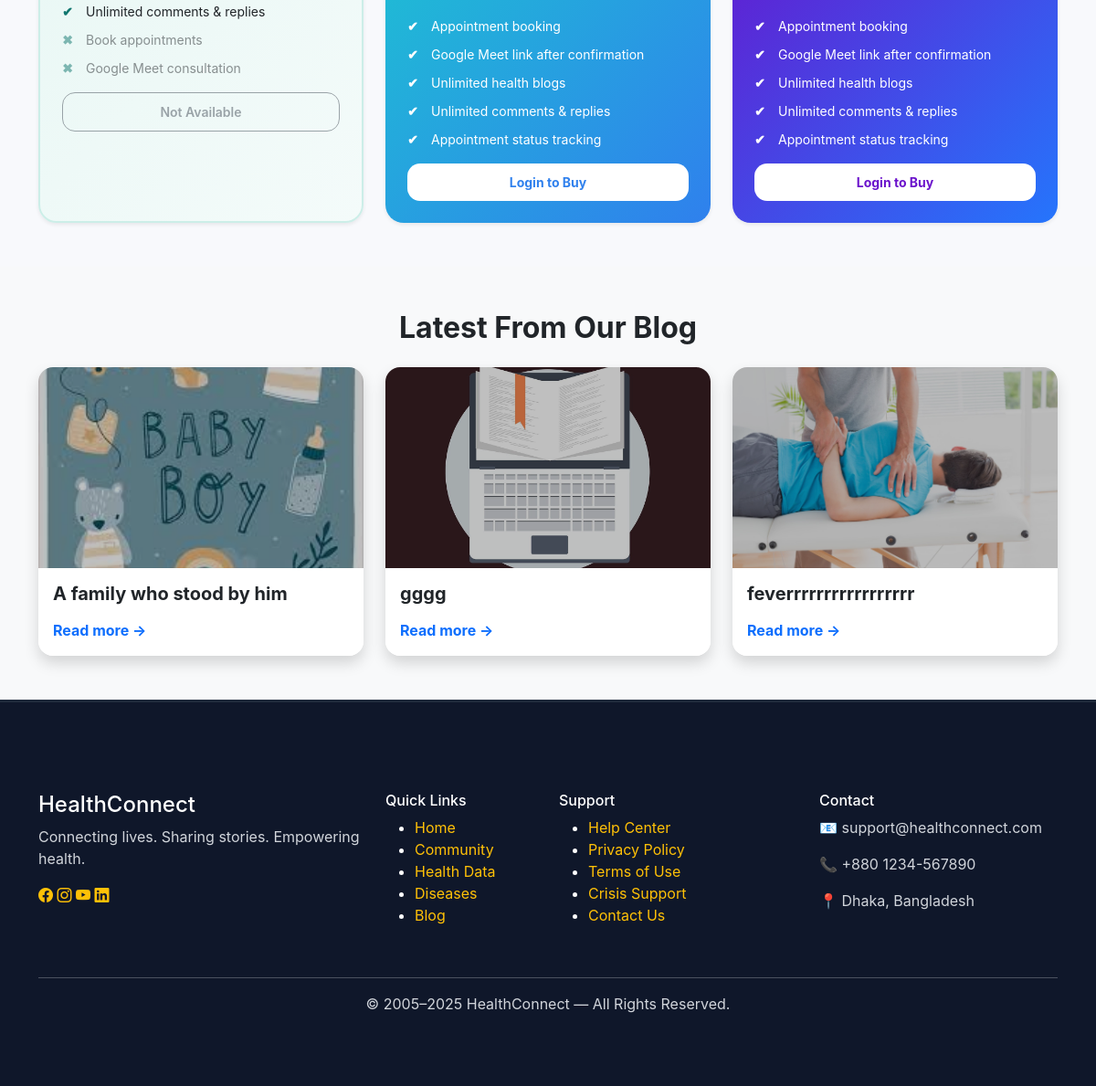
Before: / (lower part) with the older database file.
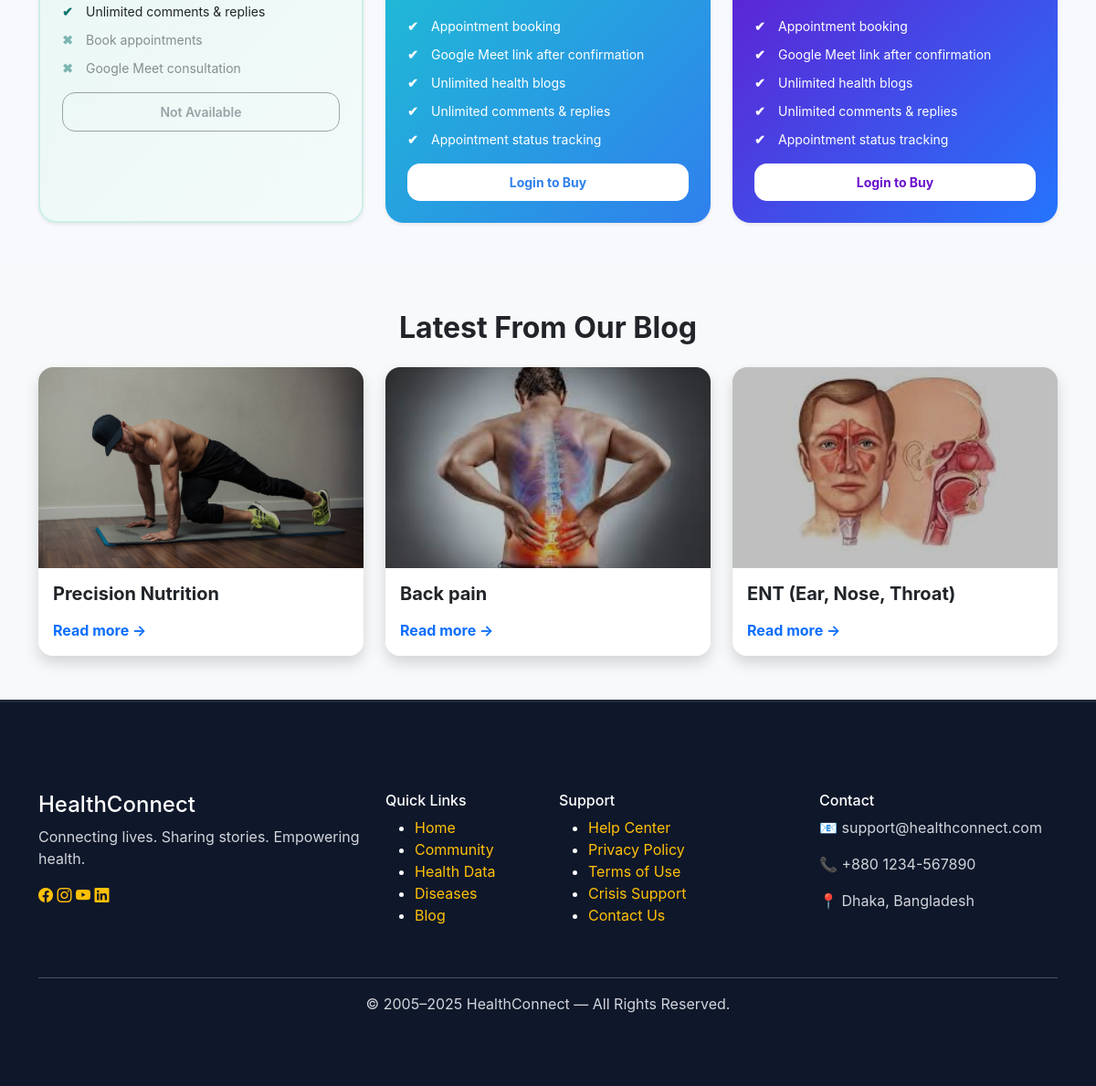
After: the same page with the newer database file.
### subscriptions/models.py (models this page shows, shortened)
class SubscriptionPlan(models.Model):
    PLAN_CHOICES = (
        ("premium_6", "Premium 6 Months"),
        ("premium_12", "Premium 12 Months"),
    )
    name = models.CharField(max_length=20, choices=PLAN_CHOICES, unique=True)
    price = models.DecimalField(max_digits=8, decimal_places=2)
    duration_months = models.PositiveIntegerField()

### blog/models.py (models this page shows, shortened)
class BlogPost(models.Model):
    author = models.ForeignKey(
        settings.AUTH_USER_MODEL,
        on_delete=models.CASCADE,
        related_name="posts"
    )
    title = models.CharField(max_length=200)
    content = RichTextField(blank=True, null=True)
    description = models.TextField(blank=True, null=True)
    photo = models.ImageField(upload_to="blog_photos/", blank=True, null=True)
    category = models.ManyToManyField(Category)
    urgency_level = models.CharField(
        max_length=10,
        choices=URGENCY_CHOICES,
        default='medium'
    )
    created_at = models.DateTimeField(auto_now_add=True)

### stakeholders/views.py (the view)
# urls.py: path('',views.HomeView,name='homes'),
def HomeView(request):
    plans = SubscriptionPlan.objects.all()
    recent_blogs = BlogPost.objects.all().order_by('-created_at')[:3]  # latest 3 blogs
    return render(request, 'base.html', {
        "plans": plans,
        "recent_blogs": recent_blogs
    })

### blog/context_processors.py (called while the page is built)
def unread_notifications(request):
    if request.user.is_authenticated:
        return {
            "unread_count": request.user.notifications.filter(is_read=False).count()
        }
    return {"unread_count": 0}

### templates/base.html (shortened to what the changed rows need)
{% load static %}
{% load crispy_forms_tags %}
<!DOCTYPE html>
<html lang="en">
<head>
<link href="https://cdn.jsdelivr.net/npm/bootstrap@5.3.3/dist/css/bootstrap.min.css" rel="stylesheet">
<link rel="stylesheet" href="https://cdn.jsdelivr.net/npm/bootstrap-icons@1.11.3/font/bootstrap-icons.min.css">
<link rel="stylesheet"
href="https://cdn.jsdelivr.net/npm/bootstrap-icons@1.10.5/font/bootstrap-icons.css">
<link rel="stylesheet" href="{% static 'css/style.css' %}">
<link rel="stylesheet" href="{% static 'css/pricing.css' %}">
<link rel="stylesheet" href="{% static 'css/profile.css' %}">
<link rel="stylesheet" href="{% static 'css/bloglist.css' %}">
</head>
<body style="padding-top: 78px;">
{% block content %}
<section class="container py-5">
  <div class="row g-4 justify-content-center">
    {% for plan in plans %}
    <div class="col-md-4">
      <div class="pricing-card {% if plan.name == "premium_6" %}premium{% else %}premium-plus{% endif %} p-4 text-center shadow-sm position-relative">
        <ul class="plan-features text-start mb-3">
          <li>Appointment booking</li>
          <li>Google Meet link after confirmation</li>
          <li>Unlimited health blogs</li>
          <li>Unlimited comments & replies</li>
          <li>Appointment status tracking</li>
        </ul>
        {% if user.is_authenticated %}
          <a href="{% url 'payment_page' plan.id %}" class="btn btn-primary w-100 fw-bold">
            Buy Now
          </a>
        {% else %}
          <a href="{% url 'login' %}?next={% url 'payment_page' plan.id %}" class="btn btn-primary w-100 fw-bold">
            Login to Buy
          </a>
        {% endif %}
      </div>
    </div>
    {% empty %}
    <p class="text-center text-muted">No subscription plans available at the moment.</p>
    {% endfor %}
  </div>
</section>
<section class="py-5 bg-light">
  <div class="container">
    <h2 class="text-center fw-bold mb-4">Latest From Our Blog</h2>
    <div class="row g-4">
      {% for blog in recent_blogs %}
<div class="col-md-4">
  <div class="blog-card rounded-4 shadow overflow-hidden position-relative">
    {% if blog.photo %}
      <img src="{{ blog.photo.url }}" class="blog-card-img" alt="{{ blog.title }}">
    {% else %}
      <img src="{% static 'images/default_blog.jpg' %}" class="blog-card-img" alt="{{ blog.title }}">
    {% endif %}
    <div class="blog-card-content p-3">
      <h5 class="fw-bold mb-2">{{ blog.title }}</h5>
      <a href="{% url 'blog_detail' blog.pk %}" class="fw-bold text-primary text-decoration-none">
        Read more →
      </a>
    </div>
  </div>
</div>
{% endfor %}
    </div>
  </div>
</section>
{% endblock content %}
</body>
</html>

Changed rows visible on the page:
no longer on this page (row unchanged): BlogPost: photo (picture), title "A family who stood by him"
no longer on this page (row unchanged): BlogPost: photo (picture), title "gggg"
no longer on this page (row unchanged): BlogPost: photo (picture), title "feverrrrrrrrrrrrrrrrr"
added BlogPost: photo (picture), title "Precision Nutrition"
added BlogPost: photo (picture), title "Back pain"
added BlogPost: photo (picture), title "ENT (Ear, Nose, Throat)"
